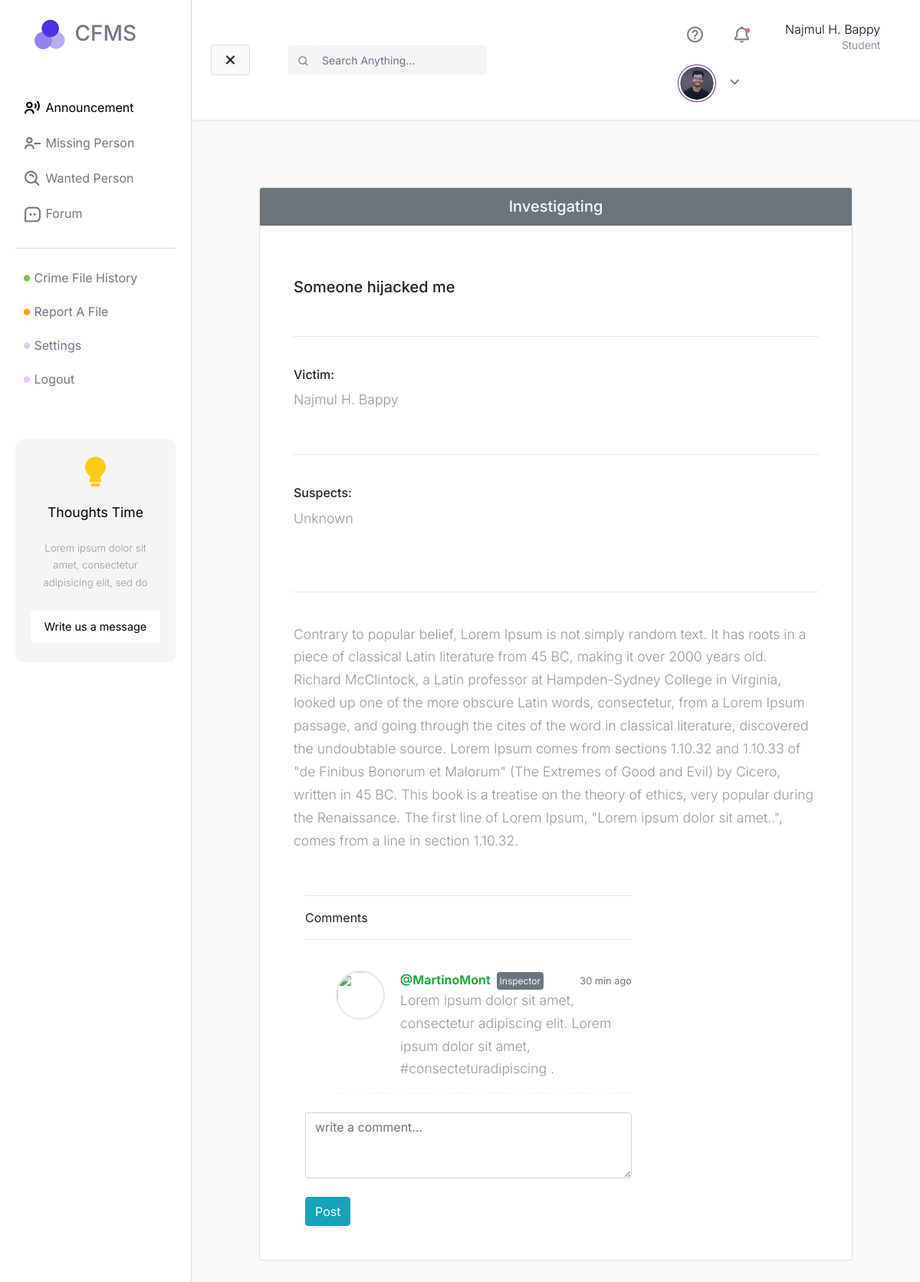
Page /crime-file/3/ (signed in) on the committed database.
### core/models.py (models this page shows)
class User(AbstractUser):
    email = models.EmailField(unique=True)
    nid = models.CharField(unique=True, max_length=20)

### crimeFile/models.py (models this page shows)
class Complain(models.Model):
    COMPLAIN_TYPE_GD = 'GD'
    COMPLAIN_TYPE_CASE_FILE = 'CF'
    COMPLAIN_TYPE_CHOICES = [
        (COMPLAIN_TYPE_GD, 'GD'),
        (COMPLAIN_TYPE_CASE_FILE, 'CASE FILE'),
    ]
    COMPLAIN_PENDING = "pending"
    COMPLAIN_INVESTIGATING = "investigating"
    COMPLAIN_DISMISSED = "dismissed"
    COMPLAIN_STATUS_CHOICES = [
        (COMPLAIN_PENDING, 'Pending'),
        (COMPLAIN_INVESTIGATING, 'Investigating'),
        (COMPLAIN_DISMISSED, 'Dismissed'),
    ]
    title = models.CharField(max_length=255)
    user = models.ForeignKey(settings.AUTH_USER_MODEL, on_delete=models.PROTECT)
    criminal = models.CharField(max_length=1000)
    victim = models.CharField(max_length=255)
    type = models.CharField(
        max_length=2, choices=COMPLAIN_TYPE_CHOICES, default=COMPLAIN_TYPE_GD)
    phone = models.CharField(max_length=255)
    description = models.TextField()
    status = models.CharField(max_length=255, choices=COMPLAIN_STATUS_CHOICES, default=COMPLAIN_PENDING)

### crimeFile/views.py (the view)
# urls.py: path('<int:id>/', views.singleFileView, name="singleFileView"),
def singleFileView(request, id):
    if request.user.is_authenticated:
        try:
            file = Complain.objects.get(pk=id)
        except Complain.DoesNotExist:
            raise Http404("File does not exist")
        context = {
            'file': file
        }
        return render(request, 'single-file.html', context)
    return redirect('/login')

### templates/single-file.html (shortened to what this page needs)
{% extends "base.html" %} {% load static %} {% block css %}
<link rel="stylesheet" href="{% static 'css/single-file/style.css' %}" />
{% endblock %} {% block main %}
<div class="card m-5">
  <h5 class="text-center card-header text-light bg-secondary">
    {{ file.status|capfirst }}
  </h5>
  <div class="card-body m-4">
    <br />
    <h5 class="card-title">{{ file.title|capfirst }}</h5>
    <br />
    <hr />
    <br />
    <h6>Victim:</h6>
    <p class="card-text">{{ file.victim|capfirst }}</p>
    <br />
    <hr />
    <br />
    <h6>Suspects:</h6>
    <p class="card-text">{{ file.criminal|capfirst }}</p>
    <br />
    <br />
    <hr />
    <br />
    <p class="card-text">{{ file.description|capfirst }}</p>
    <br />
    <div class="container">
      <div class="row bootstrap snippets bootdeys">
        <div class="col-md-8 col-sm-12">
          <div class="comment-wrapper">
            <div class="panel panel-info">
              <hr />
              <div class="panel-heading">Comments</div>
              <hr />
              <br />
              <div class="panel-body">
                <ul class="media-list">
                  <li class="media">
                    <a href="#" class="pull-left">
                      <img
                        src="https://bootdey.com/img/Content/user_1.jpg"
                        alt=""
                        class="img-circle"
                      />
                    </a>
                    <div class="media-body">
                      <span class="text-muted float-right">
                        <small class="text-muted">30 min ago</small>
                      </span>
                      <strong class="text-success"
                        >@MartinoMont
                        <small
                          class="user-title bg-secondary text-light p-1 rounded ml-1"
                          >Inspector</small
                        ></strong
                      >
                      <p>
                        Lorem ipsum dolor sit amet, consectetur adipiscing elit.
                        Lorem ipsum dolor sit amet,
                        <a href="#">#consecteturadipiscing </a>.
                      </p>
                    </div>
                  </li>
                </ul>
                <textarea
                  class="form-control"
                  placeholder="write a comment..."
                  rows="3"
                ></textarea>
                <br />
                <button type="button" class="btn btn-info pull-right">
                  Post
                </button>
              </div>
            </div>
          </div>
        </div>
      </div>
    </div>
  </div>
</div>
{% endblock %}

### templates/base.html (shortened to what this page needs)
<!DOCTYPE html>
<html lang="en">
  <head>
    {% load static %}
    <link
      href="https://unpkg.com/boxicons@2.1.1/css/boxicons.min.css"
      rel="stylesheet"
    />
    <link
      rel="stylesheet"
      href="https://stackpath.bootstrapcdn.com/bootstrap/4.1.0/css/bootstrap.min.css"
    />
    <link
      rel="stylesheet"
      href="https://cdn.jsdelivr.net/npm/boxicons@latest/css/boxicons.min.css"
    />
    <link
      rel="stylesheet"
      href="https://cdnjs.cloudflare.com/ajax/libs/font-awesome/6.0.0/css/all.min.css"
    />
    <link
      rel="stylesheet"
      href="https://cdn.jsdelivr.net/npm/bootstrap-icons@1.4.1/font/bootstrap-icons.css"
    />
    <link rel="stylesheet" href="{% static 'css/base.css'%}" />
    {% block css %} {% endblock %}
  </head>
  <body>
    <div class="wrapper">
      <nav id="sidebar">
        <div class="sidebar-header">
          <h3>
            <img class="logo" src="{% static 'files/logo.png' %}" alt="" /> CFMS
          </h3>
        </div>
        <ul class="list-unstyled components">
          <li class="active">
            <a href="#"><i class="bx bx-user-voice"></i> Announcement</a>
          </li>
          <li>
            <a href="{% url 'missingPerson' %}"
              ><i class="bx bx-user-minus"></i> Missing Person</a
            >
          </li>
          <li>
            <a href="#"><i class="bx bx-search-alt"></i> Wanted Person</a>
          </li>
          <li>
            <a href="#"><i class="bx bx-message-square-dots"></i> Forum</a>
          </li>
        </ul>
        <ul class="list-unstyled sidebar-second-part">
          <li>
            <a href="{% url 'fileHistoryView' %}"
              ><i class="crime-history bx bxs-circle"></i> Crime File History</a
            >
          </li>
          <li>
            <a href="{% url 'addFileView' %}"
              ><i class="crime-report bx bxs-circle"></i> Report A File</a
            >
          </li>
          <li>
            <a href="#"><i class="crime-forum bx bxs-circle"></i> Settings</a>
          </li>
          <li>
            {% if request.user.is_authenticated %}
            <a href="{% url 'logoutView' %}"
              ><i class="crime-logout bx bxs-circle"></i> Logout</a
            >
            {% else %}
            <a href="{% url 'loginView' %}"
              ><i class="crime-logout bx bxs-circle"></i> Login</a
            >
            {% endif %}
          </li>
        </ul>
        <ul class="list-unstyled CTAs">
          <li>
            <i class="bx bxs-bulb"></i>
          </li>
          <li>
            <p class="title"><strong>Thoughts Time</strong></p>
          </li>
          <li class="text">
            <p>
              Lorem ipsum dolor sit amet, consectetur adipisicing elit, sed do
            </p>
          </li>
          <li>
            <a href="">Write us a message</a>
          </li>
        </ul>
      </nav>
      <div id="content">
        <nav class="navbar navbar-expand-lg navbar-light sticky-top">
          <div class="container-fluid">
            <button type="button" id="sidebarCollapse" class="btn btn-light">
              <i id="menu-collapse-button" class="bx bx-x"></i>
            </button>
            <div class="input-group top-search-form">
              <div class="input-group-prepend">
                <button class="btn btn-outline-light" type="button">
                  <i class="bx bx-search" style="color: gray"></i>
                </button>
              </div>
              <form action="post">
                <input
                  type="text"
                  class="form-control"
                  placeholder="Search Anything..."
                  aria-label=""
                  aria-describedby="basic-addon1"
                />
              </form>
            </div>
            <div class="collapse navbar-collapse" id="navbarSupportedContent">
              <ul class="nav navbar-nav ml-auto">
                <li class="nav-item">
                  <a class="nav-link" href="#"
                    ><i class="bx bx-help-circle"></i
                  ></a>
                </li>
                {% if request.user.is_authenticated %}
                <li class="nav-item">
                  <a class="nav-link before-dot" href="#"
                    ><i class="bx bx-bell"></i
                  ></a>
                </li>
                <li class="nav-item">
                  <a class="nav-link"
                    ><p class="name">
                      {{ request.user.first_name }} {{ request.user.last_name }}
                    </p>
                    <p class="profession">Student</p></a
                  >
                </li>
                {% endif %} {% if request.user.is_authenticated %}
                <div class="dropdown nav-link">
                  <a
                    class="row top-profile-btn"
                    type="button"
                    id="dropdownMenuButton"
                    data-toggle="dropdown"
                    aria-haspopup="true"
                    aria-expanded="false"
                  >
                    <div class="col-md-4">
                      <img src="{% static 'files/profile-pic.png' %}" alt="" />
                    </div>
                    <div class="col-md-2">
                      <i class="bx bx-chevron-down"></i>
                    </div>
                  </a>
                </div>
                {% else %}
                <a href="{% url 'loginView' %}" class="btn btn-secondary"
                  >Login</a
                >
                {% endif %}
              </ul>
            </div>
          </div>
        </nav>
        <div class="main-body">
          <div class="body-content">{% block main %} {% endblock %}</div>
        </div>
      </div>
    </div>
  </body>
</html>

### static/css/base.css (style rules this page uses)
body { font-family: "Inter", sans-serif; background-color: #fff; }
i { vertical-align: middle; }
p { font-family: "Inter", sans-serif; font-size: 1.1em; font-weight: 300; line-height: 1.7em; color: #999; }
a, a:hover, a:focus { color: inherit; text-decoration: none; transition: all 0.3s; }
.navbar { padding: 15px 10px; background: #fff; border: none; border-radius: 0; box-shadow: 1px 1px 3px rgba(0, 0, 0, 0.1); }
.navbar-nav { align-items: center; }
.nav-link i { font-size: 25px; margin: 5px; padding: 5px; }
.before-dot { position: relative; }
.before-dot::before { content: "•"; color: #d8727d; text-shadow: #d8727d 0 0 2px; position: absolute; font-size: 18px; top: 10px; right: 18px; }
.top-profile-btn { cursor: pointer; }
.nav-link .name { margin: 0; margin-left: 18px; font-size: 16px; text-align: right; color: #0d062d; }
.nav-link .profession { margin: 0; line-height: 1; text-align: right; font-size: 14px; color: #787486; }
a.top-profile-btn { max-width: 400px; }
a.top-profile-btn img { max-width: 50px; border-radius: 50%; border: 1px solid rebeccapurple; padding: 2px; }
.top-search-form { max-width: 500px; margin-left: 50px; }
.top-search-form input { border: none; background-color: #f5f5f5; font-size: 14px; color: #787486; padding: 10px 5px; }
.top-search-form button { font-size: 16px; background-color: #f5f5f5; cursor: default !important; border: none; }
.wrapper { display: flex; width: 100%; align-items: stretch; }
#sidebar { min-width: 250px; max-width: 250px; background: #fff; color: #787486; transition: all 0.3s; padding: 0 20px; border-right: 1px solid #dbdbdb; }
#sidebar .sidebar-header { padding: 20px; background: #fff; }
#sidebar .sidebar-header .logo { max-width: 50px; }
#sidebar ul.components { padding: 20px 0; border-bottom: 1px solid #dbdbdb; }
#sidebar ul p { padding: 10px; }
#sidebar ul li a { padding: 10px; font-size: 16px; display: block; }
#sidebarCollapse { border-color: rgba(0, 0, 0, 0.1); }
#sidebarCollapse i { font-size: 25px; }
#sidebar ul li.active > a, a[aria-expanded="true"] { color: #000; }
ul li i { font-size: 25px; }
.sidebar-second-part li i { font-size: 10px; }
.sidebar-second-part li i.crime-history { color: #7ac555; }
.sidebar-second-part li i.crime-report { color: #ffa500; }
.sidebar-second-part li i.crime-forum { color: #e4ccfd; }
.sidebar-second-part li i.crime-logout { color: #e4ccfd; }
ul.CTAs { padding: 20px; margin-top: 7vh; border-radius: 10px; }
ul.CTAs a { text-align: center; font-size: 0.9em !important; display: block; border-radius: 5px; margin-bottom: 5px; background-color: #fff; color: #000000; font-size: 14px; }
ul.CTAs .title { text-align: center; color: #000; padding: 0; margin: 0; }
ul.CTAs .text { font-size: 12px; color: #000; text-align: center; }
ul.CTAs i { text-align: center; font-size: 2.9em !important; display: block; border-radius: 5px; margin-bottom: 5px; color: #fbcb18; }
ul.CTAs { background-color: #f5f5f5; }
#content { width: 100%; min-height: 100vh; transition: all 0.3s; background-color: #f9f9f9; }
.main-body .body-content { padding: 40px 40px; }

### static/css/single-file/style.css (style rules this page uses)
.comment-wrapper .panel-body { max-height: 650px; overflow: auto; }
.comment-wrapper .panel-body .media-list .media { border-bottom: 1px dashed #efefef; margin-bottom: 25px; }
.comment-wrapper .panel-body .media-list .media .pull-left { margin-right: 20px; }
.comment-wrapper .panel-body .media-list .media .pull-left img { width: 64px; height: 64px; border: 2px solid #e5e7e8; border-radius: 50%; }
.comment-wrapper .panel-body .media-list .media .user-title { font-size: 12px; }

### rows in the picture
User: user.first_name "Najmul H.", user.last_name "Bappy"
Complain: status "Investigating", title "Someone hijacked me", victim "Najmul H. Bappy", criminal "Unknown", description "Contrary to popular belief, Lorem Ipsum is not simply random text. It has roots in a piece of classical Latin literature from 45 BC, making it over 2000 years old. Richard McClintock, a Latin professor at Hampden-Sydney College in Virginia, looked up one of the more obscure Latin words, consectetur, from a Lorem Ipsum passage, and going through the cites of the word in classical literature, discovered the undoubtable source. Lorem Ipsum comes from sections 1.10.32 and 1.10.33 of \"de Finibus Bonorum et Malorum\" (The Extremes of Good and Evil) by Cicero, written in 45 BC. This book is a treatise on the theory of ethics, very popular during the Renaissance. The first line of Lorem Ipsum,…"
